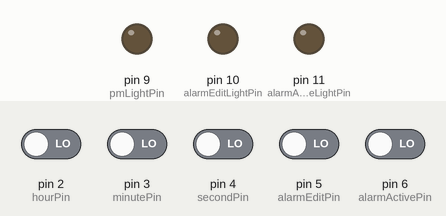
The sketch below on a simulated Arduino Uno, built with avr-gcc and run on an emulated ATmega328P. On the bench: output pins drawn as LEDs (lit = HIGH). Inputs (shaded band) come from the test bench; at power-on: pin 2 (hourPin), pin 3 (minutePin), pin 4 (secondPin), pin 5 (alarmEditPin), pin 6 (alarmActivePin) LOW. The local clock reads 2024-03-15 10:24:30 at power-on unless the sketch sets it.

Above: at 4.2 s.
4.3 s: pin 2 (hourPin) driven HIGH
At 6.2 s:
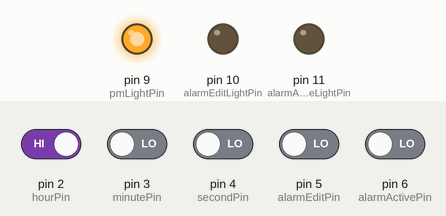
6.9 s: pin 5 (alarmEditPin) driven HIGH
At 8.4 s:
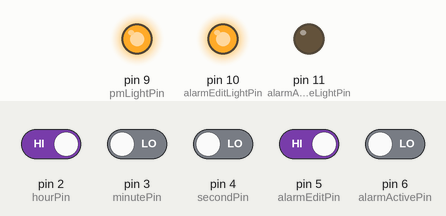
8.7 s: pin 5 (alarmEditPin) driven LOW
At 9.5 s:
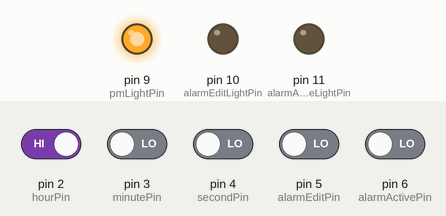
10.5 s: pin 6 (alarmActivePin) driven HIGH
At 11.9 s:
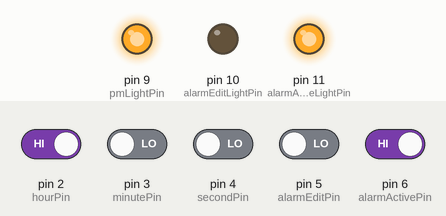
12.3 s: pin 6 (alarmActivePin) driven LOW
At 13.0 s:
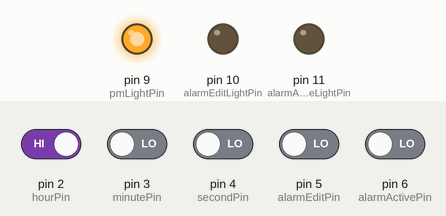
15.3 s: pin 6 (alarmActivePin) driven HIGH
At 16.8 s:
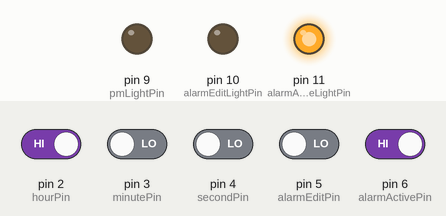
Timing chart, 0 to 18.2 s (numbered marks = the images above; inputs shaded):
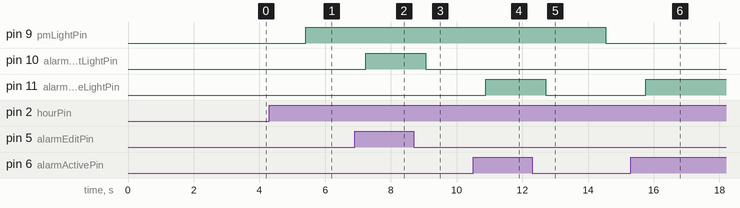

The sketch:

alarm_clock.ino
```cpp
#include <Wire.h>
#include <RTClib.h>
#include <SoftwareSerial.h>

//Pin variables for the various functions
int hourPin=2,minutePin=3,secondPin=4,alarmActivePin=6,alarmEditPin=5,alarmbuttonPin=8,pmLightPin=9,alarmActiveLightPin=11,alarmEditLightPin=10;

//setup pins for s7s display
const int softwareTx = 7;
const int softwareRx = 12;

RTC_DS1307 RTC;
SoftwareSerial s7s(softwareRx, softwareTx);

char tempString[10];
bool AMtime,editAlarm,activeAlarm,alarmRinging;
int hour12,alarmhour12,alarmHour,alarmMinute,cooldown;

void setup () {
    //initializing values
    AMtime=false;editAlarm=false;activeAlarm=false;alarmRinging=false;
    alarmHour=12;alarmMinute=12;cooldown=-1;


    //Serial.begin(57600); *For testing through the console*
    Wire.begin();
    RTC.begin();

    //Start s7s software serial at right baud rate
    s7s.begin(9600);
    clearDisplay();
    //print test message to ensure correctly functioning display
    s7s.print("TEST");
    //set brightness of display to max
    setBrightness(255);
    delay(3000);
    clearDisplay();

  pinMode(hourPin, INPUT); //hour adjustment input
  pinMode(minutePin, INPUT); //minute adjustment input
  pinMode(secondPin, INPUT); //zero out seconds input
  pinMode(alarmEditPin,INPUT);//Edit alarm time
  pinMode(alarmActivePin,INPUT);//Set alarm as active
  pinMode(alarmbuttonPin,INPUT);//Turn off alarm

  pinMode(pmLightPin, OUTPUT);//AM/PM LED Indicator
  pinMode(alarmActiveLightPin, OUTPUT);//Active alarm indicator
  pinMode(alarmEditLightPin, OUTPUT);//Edit alarm indicator

}

void loop () {

 DateTime now = RTC.now(); //get current time from the 1307 RTC

//Check if alarm is active
if(digitalRead(alarmActivePin)==HIGH){
  activeAlarm=true;
  digitalWrite(alarmActiveLightPin,HIGH);
}else{
  activeAlarm=false;
  digitalWrite(alarmActiveLightPin,LOW);
}

//Check if edit mode is selected
if(digitalRead(alarmEditPin)==HIGH){
  editAlarm=true;
  digitalWrite(alarmActiveLightPin,LOW);
  digitalWrite(alarmEditLightPin,HIGH);
}else {
  digitalWrite(alarmEditLightPin,LOW);
  editAlarm=false;
}

//Convert and format 24 hour time to 12 hour time (ALARM)
//Remove this code to keep the output as 24 hour
if(alarmHour>=12 && editAlarm==true){
  AMtime=false;
  alarmhour12 = alarmHour-12;
  if(alarmHour==12)alarmhour12 = alarmHour;
}else {
  AMtime=true;
  alarmhour12 = alarmHour;
  if(alarmHour==0)alarmhour12 = 12;
}

//Convert and format 24 hour time to 12 hour time (CLOCK)
//Remove this code to keep the output as 24 hour
if(now.hour()>=12 && editAlarm==false){
  AMtime=false;
  hour12 = now.hour()-12;
  if(now.hour()==12)hour12 = now.hour();
}else if(editAlarm==false){
  AMtime=true;
  hour12 = now.hour();
  if(now.hour()==0)hour12 = 12;
}

  // create string to send to the s7s
  //To update display in 24 hour time replace hour12,alarmhour12 with now.hour() and alarmHour
  if(editAlarm!=true && alarmRinging!=true){
    if(now.minute()>=10)sprintf(tempString, "%2d%2d", hour12,now.minute());
    else sprintf(tempString, "%2dO%1d", hour12,now.minute());
  }
  if(editAlarm==true && alarmRinging!=true){
    if(alarmMinute>=10)sprintf(tempString, "%2d%2d",alarmhour12,alarmMinute);
    else sprintf(tempString, "%2dO%1d",alarmhour12,alarmMinute);
  }

//check if cooldown for alarm has expired
if(now.minute()==cooldown)cooldown=-1;

//Check if alarm is ringing
if(now.hour()==alarmHour && now.minute()==alarmMinute && editAlarm==false && cooldown==-1 && activeAlarm==true)alarmRinging=true;

//Do following when alarm is activated (Example just prints RING to s7s)
if(alarmRinging==true) sprintf(tempString, "RING");

//Turn off alarm ringing
  if(alarmRinging==true){
    if(digitalRead(alarmbuttonPin)==HIGH){
      alarmRinging=false;
      sprintf(tempString, "DONE");
      //Activate cooldown timer, prevents alarm from ringing until timer expires 3 minutes after alarm activation time
      if(now.minute()<56)cooldown=now.minute()+3;
      else cooldown = 0;
    }
  }

//Set state of AM/PM light pin
  if(AMtime==false)digitalWrite(pmLightPin, HIGH);
  else digitalWrite(pmLightPin, LOW);

  // Output the tempString to the s7s
  s7s.print(tempString);
  setDecimals(0b00010000);  //set the colon lights to active

  delay(100);  // This will make the display update at 10Hz.

/*
 * Some debugging test prints to Serial
    Serial.print(now.year(), DEC);
    Serial.print('/');
    Serial.print(now.month(), DEC);
    Serial.print('/');
    Serial.print(now.day(), DEC);
    Serial.print(" (");
    Serial.print(daysOfTheWeek[now.dayOfTheWeek()]);
    Serial.print(") ");
    Serial.print(now.hour(), DEC);
    Serial.print(':');
    Serial.print(now.minute(), DEC);
    Serial.print(':');
    Serial.print(now.second(), DEC);
    Serial.println();

//delay(3000);
*/

//Alarm Settings

  //add one hour when pressed
  if(digitalRead(hourPin) == HIGH && editAlarm==true) {
    //Serial.println("CHANGED HOUR + 1");
    if(alarmHour == 23) {
       alarmHour=0; //reset the hour back to zero
    } else {
    alarmHour+=1;
    }
    delay(500);//switch debounce i.e wait 500ms before applying logic again (prevents spam of command)
  }
  // add one minute when pressed
  if(digitalRead(minutePin) == HIGH && editAlarm==true) {
    //Serial.println("CHANGED MINUTE + 1");
    if(alarmMinute == 59) {//if minutes equal 59, set to zero and increment hour +1
       alarmMinute=0;
       if(alarmHour<23)alarmHour+=1;//make sure to set hour to zero if equal to 23 and minute rolls over
       else alarmHour=0;
    } else {
   alarmMinute+=1;
    }
    delay(500);//switch debounce i.e wait 500ms before applying logic again (prevents spam of command)
  }

//Clock time settings

  //add one hour when pressed
  if(digitalRead(hourPin) == HIGH && editAlarm==false) {
    //Serial.println("CHANGED HOUR + 1");
    if(now.hour() == 23) {
       RTC.adjust(DateTime(now.year(), now.month(), now.day(), 0, now.minute() , 0)); //reset the hour back to zero
    } else {
    RTC.adjust(DateTime(now.year(), now.month(), now.day(), now.hour() + 1, now.minute(), now.second()));
    }
    delay(500);//switch debounce i.e wait 500ms before applying logic again (prevents spam of command)
  }
  // add one minute when pressed
  if(digitalRead(minutePin) == HIGH && editAlarm==false) {
    //Serial.println("CHANGED MINUTE + 1");
    if(now.minute() == 59) {
       if(now.hour()<23)RTC.adjust(DateTime(now.year(), now.month(), now.day(), now.hour()+1, 0, 0));//if minutes equal 59, set to zero and increment hour +1
       else RTC.adjust(DateTime(now.year(), now.month(), now.day(), 0, 0, 0));//make sure to set hour to zero if equal to 23 and minute rolls over
    } else {
    RTC.adjust(DateTime(now.year(), now.month(), now.day(), now.hour(), now.minute() + 1, now.second()));
    }
    delay(500);//switch debounce i.e wait 500ms before applying logic again (prevents spam of command)
  }

  //reset seconds
  if(digitalRead(secondPin) == HIGH) {
    //Serial.println("SECOND RESET");
    RTC.adjust(DateTime(now.year(), now.month(), now.day(), now.hour(), now.minute(), 0));
    delay(250);//switch debounce i.e wait 250ms before applying logic again (prevents spam of command)
  }

}

// Send the clear display command (0x76)
// This will clear the display and reset the cursor
void clearDisplay()
{
  s7s.write(0x76);  // Clear display command
}

void setBrightness(byte value)
{
  s7s.write(0x7A);  // Set brightness command byte
  s7s.write(value);  // brightness data byte
}
//Activate specific decimals located on the s7s
void setDecimals(byte decimals)
{
  s7s.write(0x77);
  s7s.write(decimals);
}
```

Measured:
- after the input at 4.3 s, pin 9 (pmLightPin): LOW → HIGH after 1.1 s
- after the input at 6.9 s, pin 10 (alarmEditLightPin): LOW → HIGH after 0.34 s
- after the input at 8.7 s, pin 10 (alarmEditLightPin): HIGH → LOW after 0.36 s
- after the input at 10.5 s, pin 11 (alarmActiveLightPin): LOW → HIGH after 0.39 s
- after the input at 12.3 s, pin 11 (alarmActiveLightPin): HIGH → LOW after 0.42 s
- after the input at 15.3 s, pin 11 (alarmActiveLightPin): LOW → HIGH after 0.46 s
